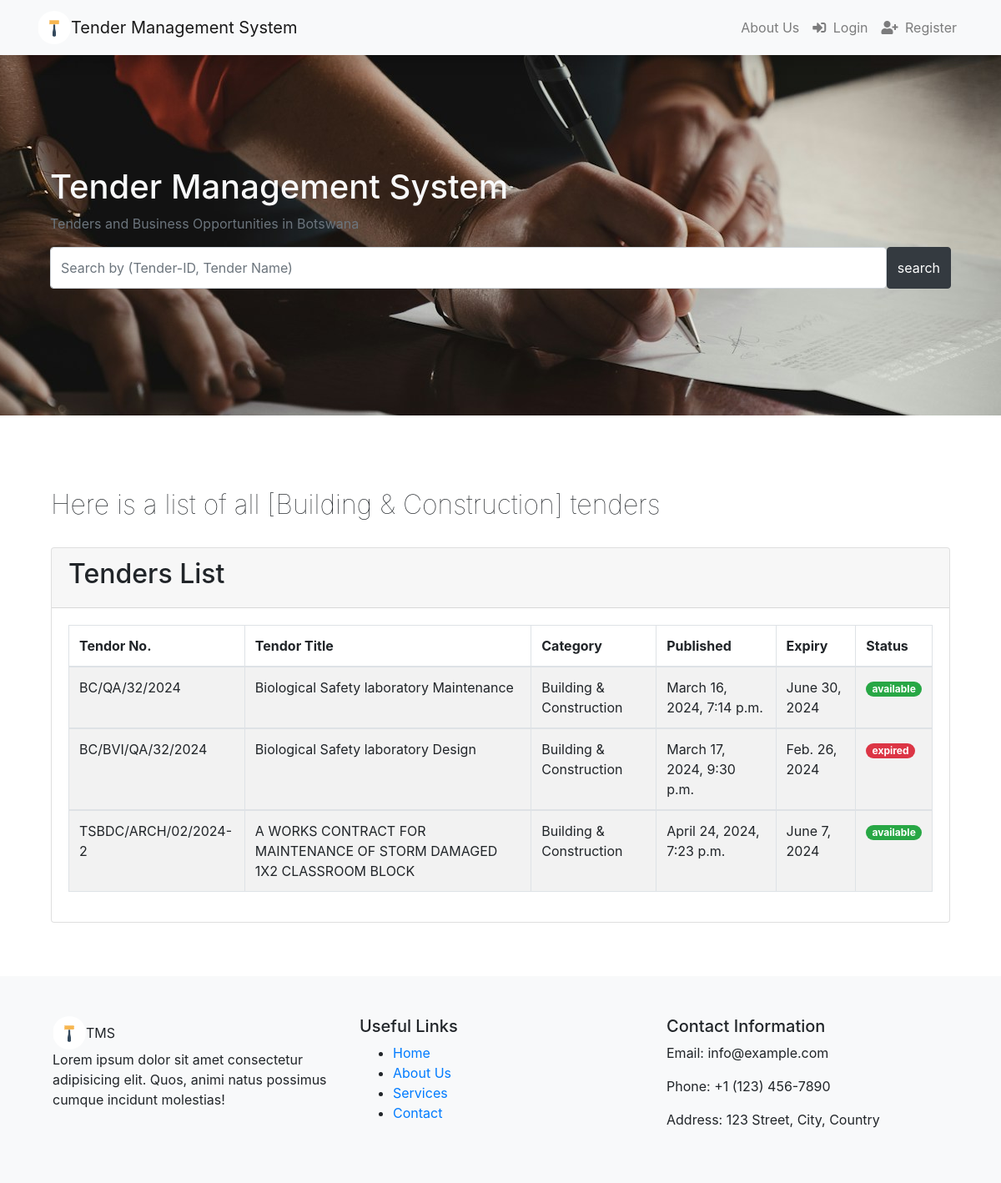
Page /tenders/by_category/2/ on the earlier database version.
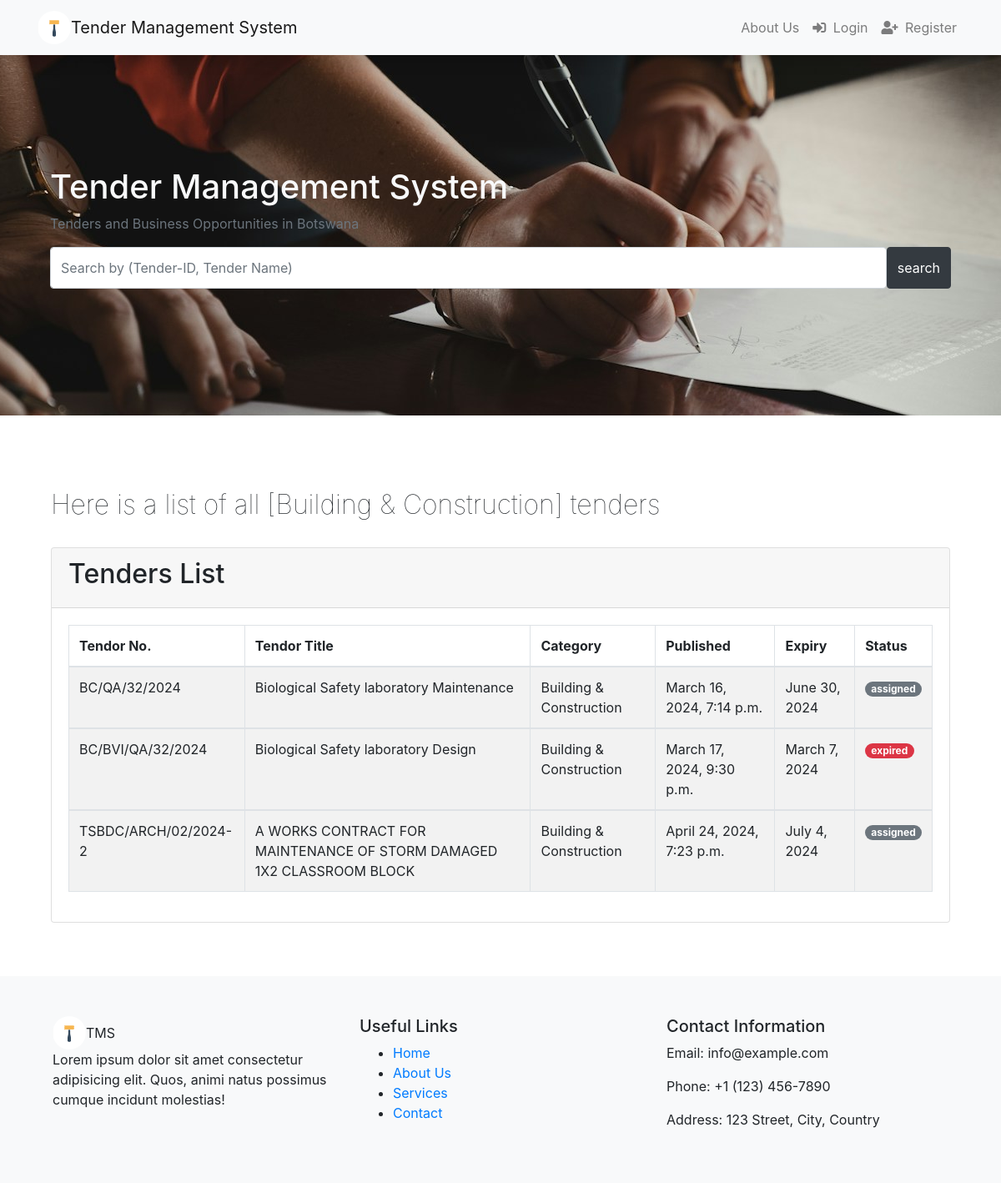
Same page on the later database version.
### tender/models.py (models this page shows, shortened)
class Tender(models.Model):
    status_choices = [
        ('assigned', 'Assigned'),
        ('available', 'Available'),
        ('expired', 'Expired'),
    ]
    tender_no = models.CharField(max_length=20, unique=True)
    title = models.CharField(max_length=200)
    description = models.TextField()
    category = models.ForeignKey(Category, on_delete=models.DO_NOTHING)
    location = models.CharField(max_length=100)
    created_at = models.DateTimeField(auto_now_add=True)
    updated_at = models.DateTimeField(auto_now=True)
    status = models.CharField(max_length=20, choices=status_choices, default='available')
    document = models.FileField(upload_to='tender_documents/')
    publisher = models.ForeignKey(User, on_delete=models.PROTECT,related_name='owned_tenders')
    winner = models.ForeignKey(User, on_delete=models.PROTECT, null=True, blank=True, related_name='won_tenders')
    watchers = models.ManyToManyField(User, related_name='watchlist', blank=True)
    due_date = models.DateField()

class Category(models.Model):
    name = models.CharField(max_length=100)
    icon = models.CharField(max_length=100)

### tender/views.py (the view)
# urls.py: path('by_category/<int:categoryID>/', views.tenders_by_category, name='tenders_by_category'),
def tenders_by_category(request, categoryID):
    category = get_object_or_404(Category, pk=categoryID)
    tenders = Tender.objects.filter(category=category)
    context = {
        'category': category,
        'CategoryTenders': tenders
    }
    return render(request, 'tenders/tenders-by-category.html', context)

### templates/tenders/tenders-by-category.html (shortened to what this page needs)
{%extends 'base.html'%} {%block content%}
{% include 'partials/search-bar.html'%}
<div class="container mt-4 p-3">
  <div class="container mt-5 mb-5 text-center">
    <div class="row">
      <div class="col-md-12 mb-4">
        <div class="title-wrap d-flex justify-content-between">
          <div class="title-box">
            <h2 class="title-a" style="font-weight: 100">
              Here is a list of all [{{category.name}}] tenders
            </h2>
          </div>
        </div>
      </div>
      <div class="container">
        <div class="card">
          <div class="card-header text-left">
            <h2>Tenders List</h2>
          </div>
          <div class="card-body">
            <table class="table table-striped table-bordered nowrap text-left">
              <thead>
                <tr>
                  <th>Tendor No.</th>
                  <th>Tendor Title</th>
                  <th>Category</th>
                  <th>Published</th>
                  <th>Expiry</th>
                  <th>Status</th>
                </tr>
              </thead>
              {% if CategoryTenders %} {%for tender in CategoryTenders%}
              <tbody>
                <td>{{tender.tender_no}}</td>
                <td>{{tender.title}}</td>
                <td>{{tender.category.name}}</td>
                <td>{{tender.created_at}}</td>
                <td>{{tender.due_date}}</td>
                {%if tender.status == 'available'%}
                <td>
                  <span class="badge badge-pill badge-success"
                    >{{tender.status}}</span
                  >
                </td>
                {%elif tender.status == 'assigned'%}
                <td>
                  <span class="badge badge-pill badge-secondary"
                    >{{tender.status}}</span
                  >
                </td>
                {%else%}
                <td>
                  <span class="badge badge-pill badge-danger"
                    >{{tender.status}}</span
                  >
                </td>
                {%endif%} {%endfor%} {% endif%}
            </table>
          </div>
        </div>
      </div>
    </div>
  </div>
</div>
{%endblock%}

Differences in the rows shown:
changed Tender "BC/QA/32/2024": status "available" → "assigned"
changed Tender "Biological Safety laboratory Design": due_date "Feb. 26, 2024" → "March 7, 2024"
changed Tender "A WORKS CONTRACT FOR MAINTENANCE OF STORM DAMAGED 1X2 CLASSROOM BLOCK": due_date "June 7, 2024" → "July 4, 2024"; status "available" → "assigned"
